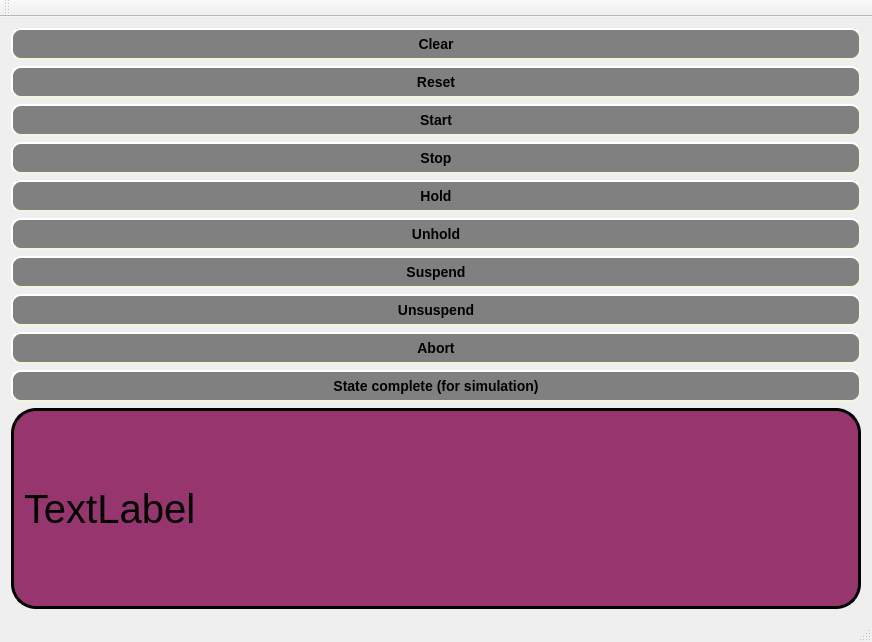
<?xml version="1.0" encoding="UTF-8"?>
<ui version="4.0">
 <class>MainWindow</class>
 <widget class="QMainWindow" name="MainWindow">
  <property name="geometry">
   <rect>
    <x>0</x>
    <y>0</y>
    <width>872</width>
    <height>642</height>
   </rect>
  </property>
  <property name="windowTitle">
   <string>MainWindow</string>
  </property>
  <property name="styleSheet">
   <string notr="true">QLabel
{
color:  #000000;
background: #96356e;
qproperty-alignment: AlignCenter;
    border-width: 3px;
    border-style: solid;
    border-color: black;
	border-radius: 25px;
}

QPushButton
{
    background-color: grey;
    border-style: outset;
    border-width: 2px;
    border-radius: 10px;
    border-color: beige;
    font: bold 14px;
    min-width: 10em;
    padding: 6px;
}

QPushButton:hover
{
background: green;
}</string>
  </property>
  <widget class="QWidget" name="centralWidget">
   <layout class="QVBoxLayout" name="verticalLayout_2">
    <item>
     <layout class="QVBoxLayout" name="verticalLayout">
      <item>
       <widget class="QPushButton" name="clearButton">
        <property name="text">
         <string>Clear</string>
        </property>
       </widget>
      </item>
      <item>
       <widget class="QPushButton" name="resetButton">
        <property name="text">
         <string>Reset</string>
        </property>
       </widget>
      </item>
      <item>
       <widget class="QPushButton" name="startButton">
        <property name="text">
         <string>Start</string>
        </property>
       </widget>
      </item>
      <item>
       <widget class="QPushButton" name="stopButton">
        <property name="text">
         <string>Stop</string>
        </property>
       </widget>
      </item>
      <item>
       <widget class="QPushButton" name="holdButton">
        <property name="text">
         <string>Hold</string>
        </property>
       </widget>
      </item>
      <item>
       <widget class="QPushButton" name="unHoldButton">
        <property name="text">
         <string>Unhold</string>
        </property>
       </widget>
      </item>
      <item>
       <widget class="QPushButton" name="suspendButton">
        <property name="text">
         <string>Suspend</string>
        </property>
       </widget>
      </item>
      <item>
       <widget class="QPushButton" name="unsuspendButton">
        <property name="text">
         <string>Unsuspend</string>
        </property>
       </widget>
      </item>
      <item>
       <widget class="QPushButton" name="abortButton">
        <property name="text">
         <string>Abort</string>
        </property>
       </widget>
      </item>
      <item>
       <widget class="QPushButton" name="stateCompleteButton">
        <property name="text">
         <string>State complete (for simulation)</string>
        </property>
       </widget>
      </item>
      <item>
       <widget class="QLabel" name="stateLabel">
        <property name="font">
         <font>
          <pointsize>30</pointsize>
         </font>
        </property>
        <property name="text">
         <string>TextLabel</string>
        </property>
       </widget>
      </item>
     </layout>
    </item>
   </layout>
  </widget>
  <widget class="QMenuBar" name="menuBar">
   <property name="geometry">
    <rect>
     <x>0</x>
     <y>0</y>
     <width>872</width>
     <height>22</height>
    </rect>
   </property>
  </widget>
  <widget class="QToolBar" name="mainToolBar">
   <attribute name="toolBarArea">
    <enum>TopToolBarArea</enum>
   </attribute>
   <attribute name="toolBarBreak">
    <bool>false</bool>
   </attribute>
  </widget>
  <widget class="QStatusBar" name="statusBar"/>
 </widget>
 <layoutdefault spacing="6" margin="11"/>
 <resources/>
 <connections/>
</ui>
